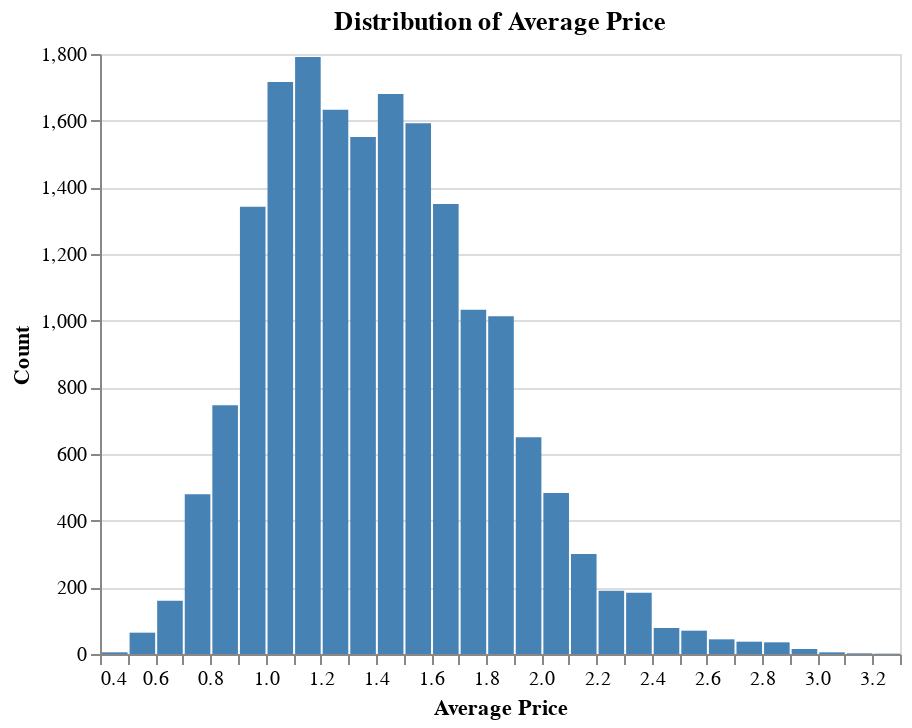

Write notebook code for a chart like this one.
### Code cell
# histogram for 'AveragePrice'
alt.Chart(melted_data).mark_bar().encode(
    alt.X('value:Q', bin=alt.Bin(maxbins=30), title='Average Price'),
    alt.Y('count()', title='Count'),
    color=alt.value('steelblue')
).properties(
    width=400,
    height=300,
    title='Distribution of Average Price'
)

### Figure 1 — Vega specification as saved in the notebook (floating-point values rounded to 4 significant figures)
{"$schema": "https://vega.github.io/schema/vega/v5.json", "data": [{"name": "source_0", "values": [{"__count": 1551, "bin_maxbins_30_value": 1.3, "bin_maxbins_30_value_end": 1.4}, {"__count": 1342, "bin_maxbins_30_value": 0.9, "bin_maxbins_30_value_end": 1.0}, {"__count": 1716, "bin_maxbins_30_value": 1.0, "bin_maxbins_30_value_end": 1.1}, {"__count": 1633, "bin_maxbins_30_value": 1.2, "bin_maxbins_30_value_end": 1.3}, {"__count": 1791, "bin_maxbins_30_value": 1.1, "bin_maxbins_30_value_end": 1.2}, {"__count": 1680, "bin_maxbins_30_value": 1.4, "bin_maxbins_30_value_end": 1.5}, {"__count": 479, "bin_maxbins_30_value": 0.7, "bin_maxbins_30_value_end": 0.8}, {"__count": 1592, "bin_maxbins_30_value": 1.5, "bin_maxbins_30_value_end": 1.6}, {"__count": 746, "bin_maxbins_30_value": 0.8, "bin_maxbins_30_value_end": 0.9}, {"__count": 160, "bin_maxbins_30_value": 0.6, "bin_maxbins_30_value_end": 0.7}, {"__count": 5, "bin_maxbins_30_value": 0.4, "bin_maxbins_30_value_end": 0.5}, {"__count": 64, "bin_maxbins_30_value": 0.5, "bin_maxbins_30_value_end": 0.6}, {"__count": 1350, "bin_maxbins_30_value": 1.6, "bin_maxbins_30_value_end": 1.7}, {"__count": 1033, "bin_maxbins_30_value": 1.7, "bin_maxbins_30_value_end": 1.8}, {"__count": 1013, "bin_maxbins_30_value": 1.8, "bin_maxbins_30_value_end": 1.9}, {"__count": 483, "bin_maxbins_30_value": 2.0, "bin_maxbins_30_value_end": 2.1}, {"__count": 650, "bin_maxbins_30_value": 1.9, "bin_maxbins_30_value_end": 2.0}, {"__count": 190, "bin_maxbins_30_value": 2.2, "bin_maxbins_30_value_end": 2.3}, {"__count": 300, "bin_maxbins_30_value": 2.1, "bin_maxbins_30_value_end": 2.2}, {"__count": 184, "bin_maxbins_30_value": 2.3, "bin_maxbins_30_value_end": 2.4}, {"__count": 78, "bin_maxbins_30_value": 2.4, "bin_maxbins_30_value_end": 2.5}, {"__count": 70, "bin_maxbins_30_value": 2.5, "bin_maxbins_30_value_end": 2.6}, {"__count": 37, "bin_maxbins_30_value": 2.7, "bin_maxbins_30_value_end": 2.8}, {"__count": 44, "bin_maxbins_30_value": 2.6, "bin_maxbins_30_value_end": 2.7}, {"__count": 35, "bin_maxbins_30_value": 2.8, "bin_maxbins_30_value_end": 2.9}, {"__count": 5, "bin_maxbins_30_value": 3.0, "bin_maxbins_30_value_end": 3.1}, {"__count": 15, "bin_maxbins_30_value": 2.9, "bin_maxbins_30_value_end": 3.0}, {"__count": 2, "bin_maxbins_30_value": 3.1, "bin_maxbins_30_value_end": 3.2}, {"__count": 1, "bin_maxbins_30_value": 3.2, "bin_maxbins_30_value_end": 3.3}]}, {"name": "source_0_y_domain___count", "values": [{"min": 1, "max": 1791}]}], "signals": [{"name": "bin_maxbins_30_value_bins", "value": {"fields": ["value"], "fname": "bin_value", "start": 0.4, "step": 0.1, "stop": 3.3}}], "marks": [{"type": "rect", "name": "marks", "from": {"data": "source_0"}, "encode": {"update": {"x": {"field": "bin_maxbins_30_value_end", "scale": "x", "offset": {"signal": "0.5 + (abs(scale(\"x\", datum[\"bin_maxbins_30_value_end\"]) - scale(\"x\", datum[\"bin_maxbins_30_value\"])) < 0.25 ? 0.5 * (0.25 - (abs(scale(\"x\", datum[\"bin_maxbins_30_value_end\"]) - scale(\"x\", datum[\"bin_maxbins_30_value\"])))) : -0.5)"}}, "y": {"field": "__count", "scale": "y"}, "y2": {"value": 0, "scale": "y"}, "fill": {"value": "steelblue"}, "description": {"signal": "\"Average Price: \" + (!isValid(datum[\"bin_maxbins_30_value\"]) || !isFinite(+datum[\"bin_maxbins_30_value\"]) ? \"null\" : format(datum[\"bin_maxbins_30_value\"], \"\") + \" – \" + format(datum[\"bin_maxbins_30_value_end\"], \"\")) + \"; Count: \" + (format(datum[\"__count\"], \"\"))"}, "ariaRoleDescription": {"value": "bar"}, "x2": {"field": "bin_maxbins_30_value", "scale": "x", "offset": {"signal": "0.5 + (abs(scale(\"x\", datum[\"bin_maxbins_30_value_end\"]) - scale(\"x\", datum[\"bin_maxbins_30_value\"])) < 0.25 ? -0.5 * (0.25 - (abs(scale(\"x\", datum[\"bin_maxbins_30_value_end\"]) - scale(\"x\", datum[\"bin_maxbins_30_value\"])))) : 0.5)"}}}}, "style": ["bar"]}], "scales": [{"name": "x", "type": "linear", "domain": {"signal": "[bin_maxbins_30_value_bins.start, bin_maxbins_30_value_bins.stop]"}, "range": [0, {"signal": "width"}], "bins": {"signal": "bin_maxbins_30_value_bins"}, "zero": false}, {"name": "y", "type": "linear", "domain": [{"signal": "(data(\"source_0_y_domain___count\")[0] || {}).min"}, {"signal": "(data(\"source_0_y_domain___count\")[0] || {}).max"}], "range": [{"signal": "height"}, 0], "nice": true, "zero": true}], "axes": [{"scale": "y", "domain": false, "gridScale": "x", "minExtent": 0, "grid": true, "tickCount": {"signal": "ceil(height/40)"}, "orient": "left", "aria": false, "labels": false, "ticks": false, "zindex": 0, "maxExtent": 0}, {"scale": "x", "orient": "bottom", "title": "Average Price", "labelOverlap": true, "tickCount": {"signal": "ceil(width/10)"}, "grid": false, "labelFlush": true, "zindex": 0}, {"scale": "y", "labelOverlap": true, "orient": "left", "grid": false, "tickCount": {"signal": "ceil(height/40)"}, "zindex": 0, "title": "Count"}], "title": {"text": "Distribution of Average Price", "frame": "group"}, "style": "cell", "height": 300, "padding": 5, "width": 400, "background": "white"}
